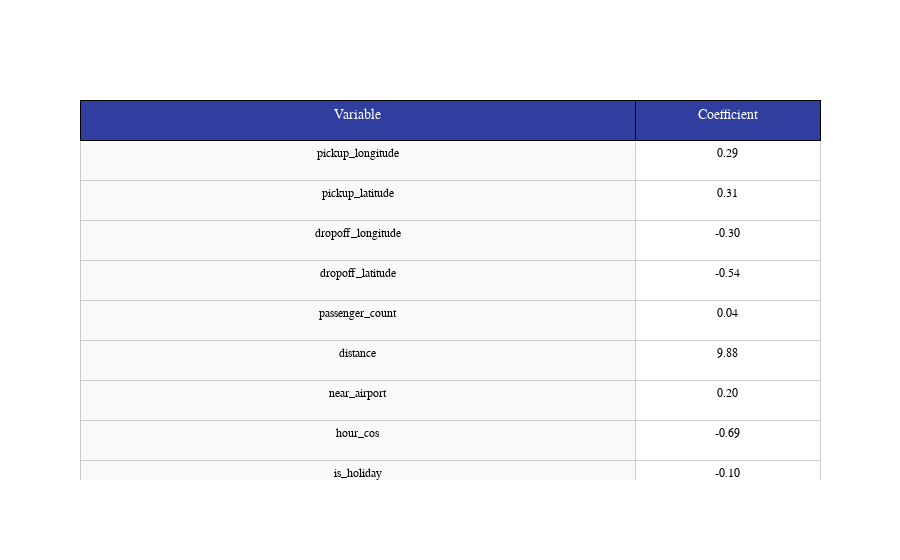

The notebook cell saved with this chart:
### Code cell
tableau1=create_table(coef_df)

### Figure 1 — Plotly figure (JSON) as saved in the notebook; plotly's stock layout.template omitted (floating-point values rounded to 4 significant figures)
{"data": [{"cells": {"align": ["center", "center"], "fill": {"color": ["#f9f9f9", "#ffffff"]}, "font": {"color": "rgb(0, 0, 0)", "family": "Arial, sans-serif", "size": 12}, "height": 40, "line": {"color": "rgb(204, 204, 204)", "width": 1}, "values": [["pickup_longitude", "pickup_latitude", "dropoff_longitude", "dropoff_latitude", "passenger_count", "distance", "near_airport", "hour_cos", "is_holiday"], ["0.29", "0.31", "-0.30", "-0.54", "0.04", "9.88", "0.20", "-0.69", "-0.10"]]}, "columnwidth": [300, 100], "header": {"align": "center", "fill": {"color": "rgb(48, 63, 159)"}, "font": {"color": "white", "family": "Arial, sans-serif", "size": 14}, "height": 40, "line": {"color": "rgb(0, 0, 0)", "width": 1}, "values": ["Variable", "Coefficient"]}, "type": "table"}], "layout": {"autosize": true}}
